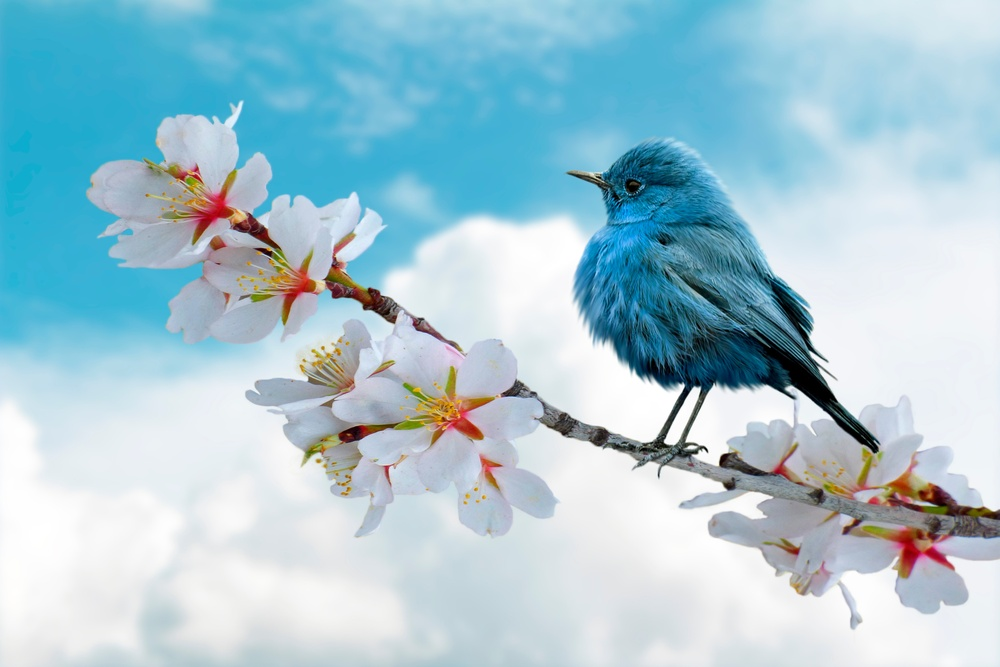
#> input picture Experiment 2 - Solutions by students/Omdeep_katariya/img2.jpg, 1000 x 667 px, shrunk from 7087 x 4724 before the run
$ python main.py
#> lines starting #> are read from the running program, lines starting #| are printed output that depends on the picture
import cv2
import numpy as np
import matplotlib.pyplot as plt

# Load the image
img = cv2.imread("img2.jpg")
#> img is the input picture: shape (667, 1000, 3); mean B, G, R 211.7, 199.2, 165.4

# Convert image to grayscale
gray = cv2.cvtColor(img, cv2.COLOR_BGR2GRAY)
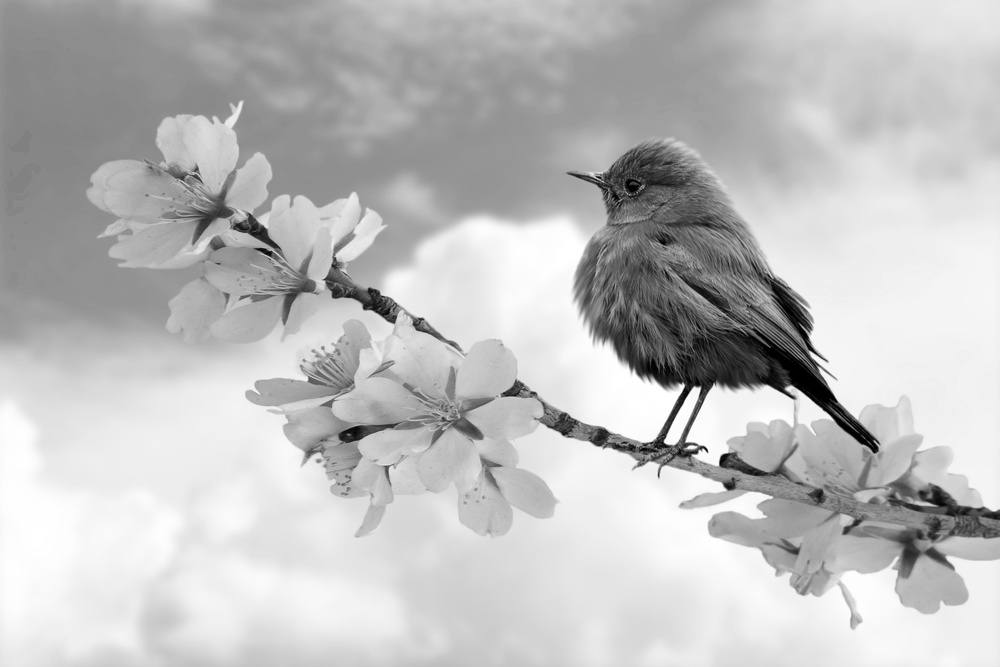
#> gray: shape (667, 1000); min 0, max 255, mean 190.5

# Display original image
plt.figure(figsize=(10, 6))
plt.imshow(gray, cmap="gray")
plt.title("Original Image")
plt.axis("off")
plt.show()

# Original histogram
plt.figure()
plt.hist(gray.ravel(), 256, [0, 256])
plt.title("Histogram of Original Image")
plt.xlabel("Pixel Intensity")
plt.ylabel("Frequency")
plt.show()
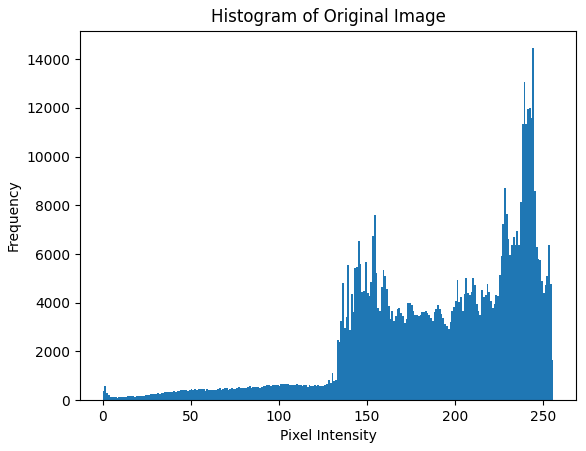
#> figure drawn by matplotlib, 1 panel; tallest bar 14450 high, from x = 244 to 245

# Contrast stretching
min_val = np.min(gray)
#> min_val = 0
max_val = np.max(gray)
#> max_val = 255

stretched = ((gray - min_val) / (max_val - min_val) * 255).astype(np.uint8)

# Display contrast stretched image
plt.figure(figsize=(10, 6))
plt.imshow(stretched, cmap="gray")
plt.title("Contrast Stretched Image")
plt.axis("off")
plt.show()

# Histogram Equalization
equalized = cv2.equalizeHist(gray)
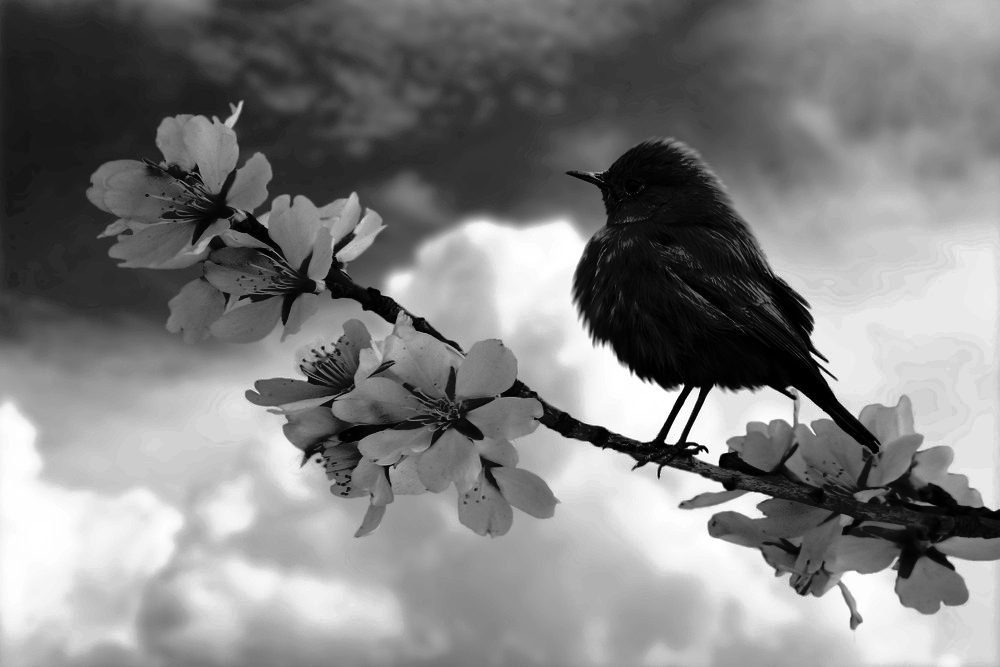
#> equalized: shape (667, 1000); min 0, max 255, mean 128.5

# Display histogram equalized image
plt.figure(figsize=(10, 6))
plt.imshow(equalized, cmap="gray")
plt.title("Histogram Equalized Image")
plt.axis("off")
plt.show()

# CLAHE
clahe = cv2.createCLAHE(clipLimit=2.0, tileGridSize=(8, 8))
clahe_img = clahe.apply(gray)
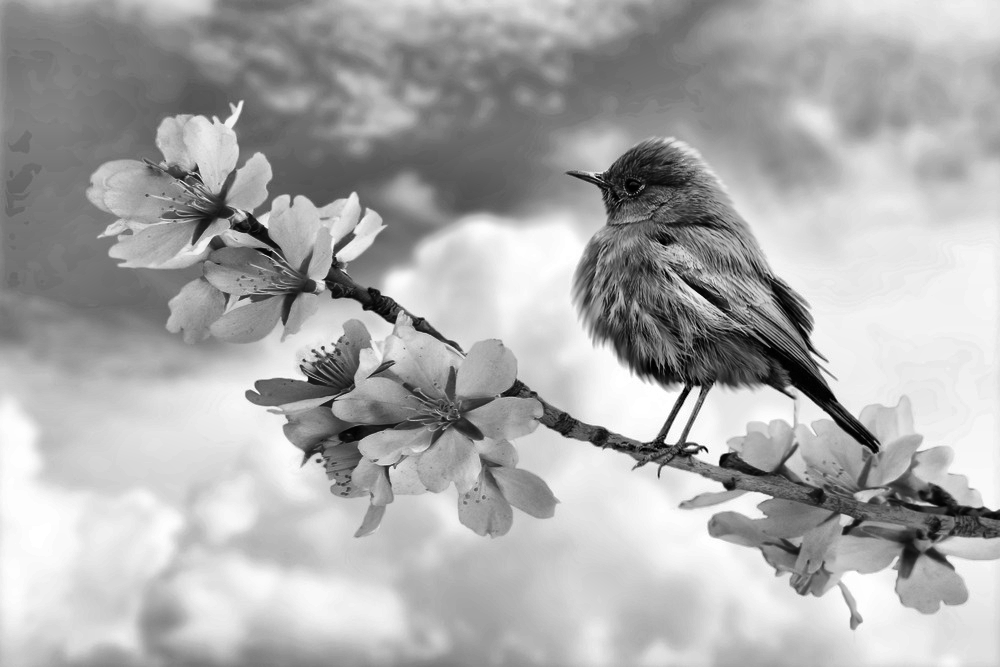
#> clahe_img: shape (667, 1000); min 0, max 255, mean 171.4

# Display CLAHE image
plt.figure(figsize=(10, 6))
plt.imshow(clahe_img, cmap="gray")
plt.title("CLAHE Enhanced Image")
plt.axis("off")
plt.show()

# Compare histograms
plt.figure(figsize=(10, 6))

plt.hist(gray.ravel(), 256, [0, 256], alpha=0.5, label="Original")
plt.hist(equalized.ravel(), 256, [0, 256], alpha=0.5, label="Equalized")
plt.hist(clahe_img.ravel(), 256, [0, 256], alpha=0.5, label="CLAHE")

plt.title("Comparison of Histograms")
plt.xlabel("Pixel Intensity")
plt.ylabel("Frequency")
plt.legend()
plt.show()
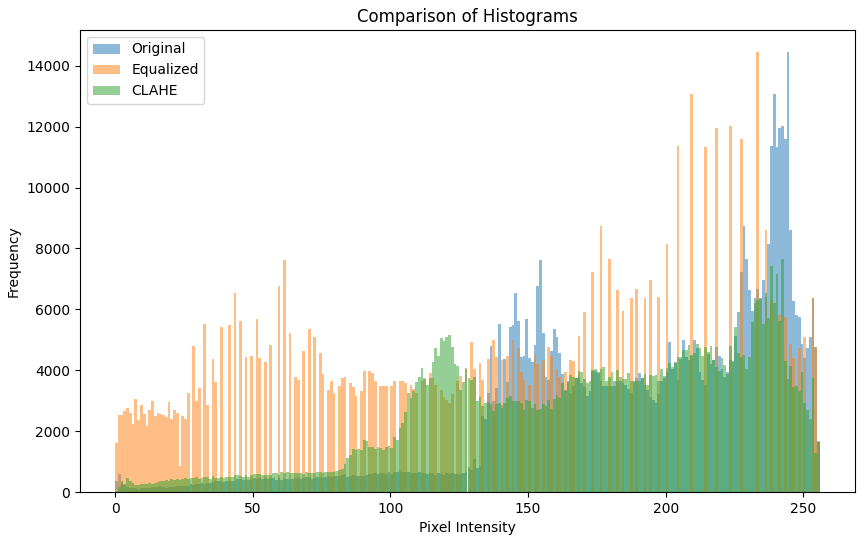
#> figure drawn by matplotlib, 1 panel; tallest bar 14450 high, from x = 244 to 245; tallest bar 14450 high, from x = 233 to 234; tallest bar 7655 high, from x = 242 to 243

# Save processed images
cv2.imwrite("contrast_stretched.jpg", stretched)
cv2.imwrite("histogram_equalized.jpg", equalized)
cv2.imwrite("clahe.jpg", clahe_img)

print("Experiment 2 completed successfully.")
